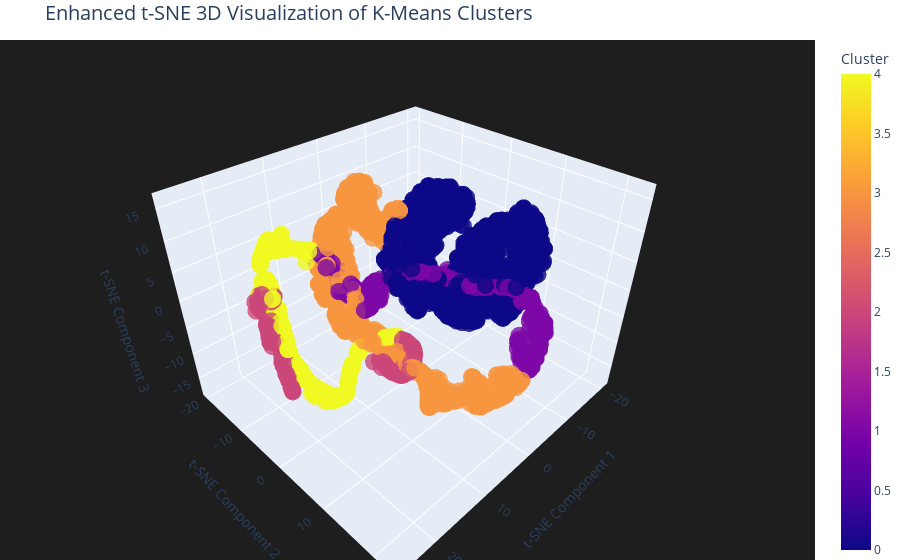

Notebook code cell kept with this figure:
### Code cell
import plotly.express as px
import pandas as pd

# Convert data into a DataFrame for easier plotting
data_3d = pd.DataFrame({
    'Component 1': X_tsne[:, 0],
    'Component 2': X_tsne[:, 1],
    'Component 3': X_tsne[:, 2],
    'Cluster': customer_data_rfm['K_Cluster']
})

# Create an interactive 3D scatter plot with a better theme
fig = px.scatter_3d(
    data_3d,
    x='Component 1',
    y='Component 2',
    z='Component 3',
    color='Cluster',
    title="Enhanced t-SNE 3D Visualization of K-Means Clusters",
    opacity=0.8
)

# Customize the layout and background
fig.update_layout(
    scene=dict(
        xaxis=dict(title='t-SNE Component 1'),
        yaxis=dict(title='t-SNE Component 2'),
        zaxis=dict(title='t-SNE Component 3'),
        bgcolor='rgba(30,30,30,1)'  # Darker background for better contrast
    ),
    margin=dict(l=0, r=0, b=0, t=40),
    title=dict(font=dict(size=20)),
    legend=dict(itemsizing='constant')
)
fig.update_traces(marker=dict(size=6))  # Make the points larger and clearer
fig.show()

### Figure 1 — Plotly figure (JSON) as saved in the notebook; plotly's stock layout.template omitted (floating-point values rounded to 4 significant figures; data arrays with more than 128 entries replaced by an {"elided": "..."} marker saying what was removed)
{"data": [{"hovertemplate": "Component 1=%{x}<br>Component 2=%{y}<br>Component 3=%{z}<br>Cluster=%{marker.color}<extra></extra>", "legendgroup": "", "marker": {"color": {"elided": "4372 int values"}, "coloraxis": "coloraxis", "opacity": 0.8, "symbol": "circle", "size": 6}, "mode": "markers", "name": "", "scene": "scene", "showlegend": false, "x": {"elided": "4372 float values"}, "y": {"elided": "4372 float values"}, "z": {"elided": "4372 float values"}, "type": "scatter3d"}], "layout": {"scene": {"domain": {"x": [0.0, 1.0], "y": [0.0, 1.0]}, "xaxis": {"title": {"text": "t-SNE Component 1"}}, "yaxis": {"title": {"text": "t-SNE Component 2"}}, "zaxis": {"title": {"text": "t-SNE Component 3"}}, "bgcolor": "rgba(30,30,30,1)"}, "coloraxis": {"colorbar": {"title": {"text": "Cluster"}}, "colorscale": [[0.0, "#0d0887"], [0.1111, "#46039f"], [0.2222, "#7201a8"], [0.3333, "#9c179e"], [0.4444, "#bd3786"], [0.5556, "#d8576b"], [0.6667, "#ed7953"], [0.7778, "#fb9f3a"], [0.8889, "#fdca26"], [1.0, "#f0f921"]]}, "legend": {"tracegroupgap": 0, "itemsizing": "constant"}, "title": {"text": "Enhanced t-SNE 3D Visualization of K-Means Clusters", "font": {"size": 20}}, "margin": {"l": 0, "r": 0, "b": 0, "t": 40}}}
